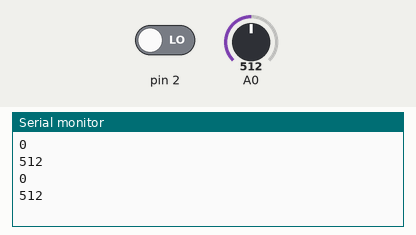
The sketch below on a simulated Arduino Uno, built with avr-gcc and run on an emulated ATmega328P. On the bench: the last lines printed to the serial monitor. The test bench sets the inputs (shaded band); at power-on: A0 = 512, pin 2 LOW.

Above: at 1.8 s.
1.9 s: A0 set to 716
At 2.8 s:
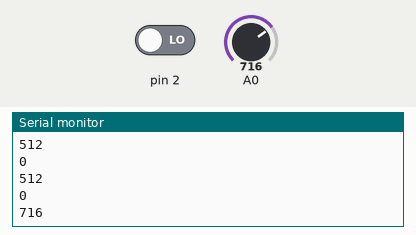
3.4 s: pin 2 driven HIGH
4.9 s: A0 set to 900
At 5.5 s:
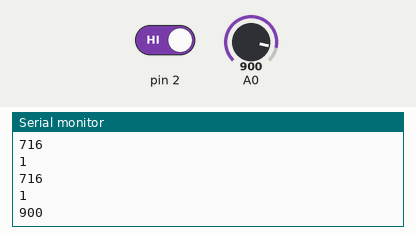
Timing chart, 0 to 7.9 s (numbered marks = the images above; inputs shaded):
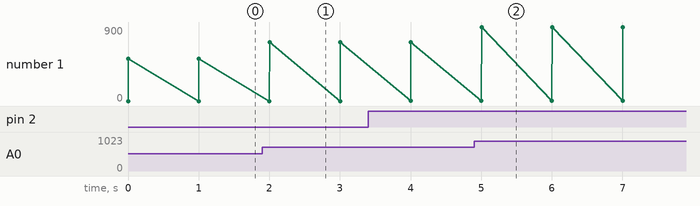

The sketch:

UNO_GAS.ino
```cpp
void setup() {
  Serial.begin(9600);
  pinMode(2,INPUT);
}

void loop() {
  Serial.println(digitalRead(2));
  Serial.println(analogRead(A0));
  delay(1000);
}
```

Measured:
- after the input at 1.9 s, the serial monitor: prints a new line after 0.10 s (image 1)
- after the input at 4.9 s, the serial monitor: prints a new line after 0.11 s (image 2)
- plotted number 1: 512 → 716 after the input at 1.9 s, 716 → 900 after the input at 4.9 s
